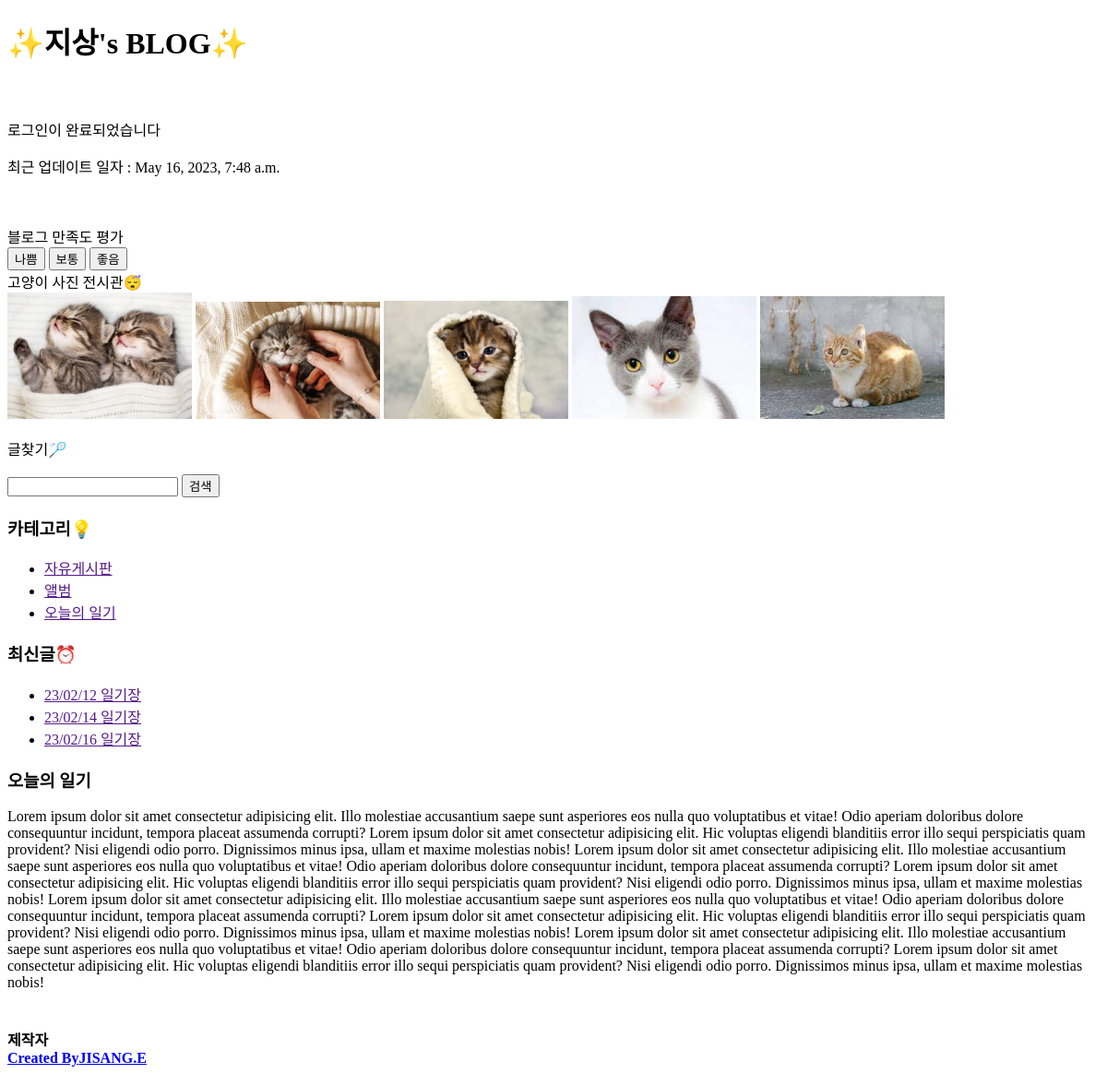
Page /detail/2 on the earlier database version.
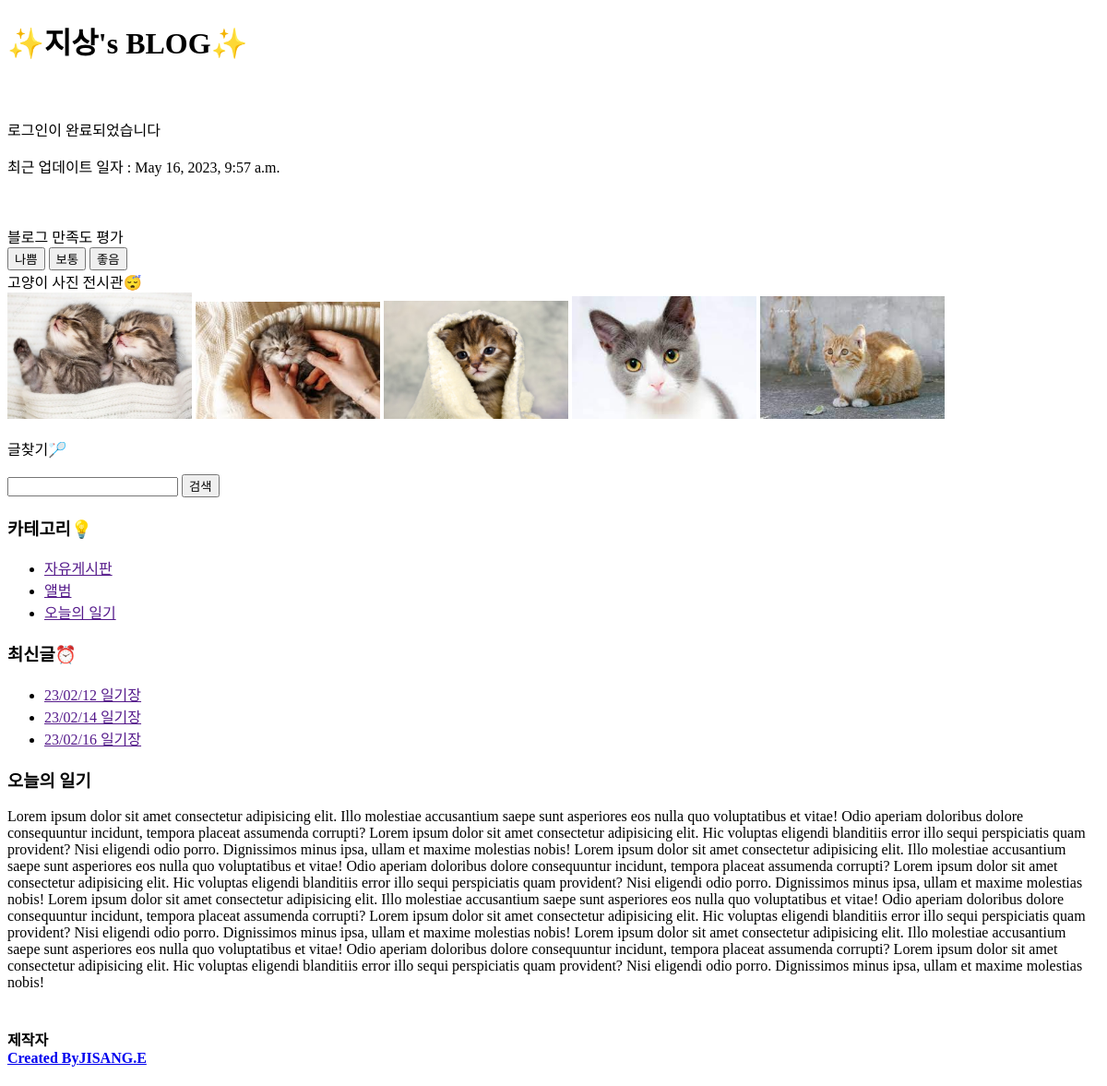
Same page on the later database version.
### blog/models.py (models this page shows, shortened)
class Post(models.Model):
    title = models.CharField(max_length=50)
    pub_date = models.DateTimeField()
    body = models.TextField()

### blog/views.py (the view)
# urls.py: path('detail/<int:post_id>', views.detail, name="detail")
def detail(request, post_id):
    post_detail = get_object_or_404(Post, pk = post_id)
    return render(request, "detail.html", {"post_detail":post_detail})

### blog/templates/detail.html (shortened to what this page needs)
{% extends 'nav.html' %}
{% load static %}
{% block content %}
  <p>{{ post_detail.body }}</p>
  <p>최근 업데이트 일자 : {{ post_detail.pub_date }}</p>
  <br><br>
  <div class="fixed-wrapper">
    <div class="fixed-parent">
      <div class="fixed">
        <div class="text-center">블로그 만족도 평가</div>
        <button>나쁨</button>
        <button>보통</button>
        <button>좋음</button>
      </div>
    </div>
  </div>
  <div class="sleep">고양이 사진 전시관😴 <br /></div>
  <div class="cat_img">
    <img src="./아기고양이.webp" alt="아기고양이" width="200px" />
    <img src="./고양이.jfif" alt="고양이" width="200px" />
    <img src="./고양이2.jpg" alt="고양이2" width="200px" />
    <img src="./고양이3.jpg" alt="고양이3" width="200px" />
    <img src="./고양이4.jpg" alt="고양이4" width="200px" />
  </div>
  <div class="top-container">
    <p class="search">글찾기🏸</p>
    <input type="text" class="text-area" />
    <button>검색</button>
  </div>
  <div class="bottom-container">
    <div>
      <h3>카테고리💡</h3>
    </div>
    <ul>
      <li><a href="">자유게시판</a></li>
      <li><a href="">앨범</a></li>
      <li><a href="">오늘의 일기</a></li>
    </ul>
    <div>
      <h3>최신글⏰</h3>
    </div>
    <ul>
      <li><a href="">23/02/12 일기장</a></li>
      <li><a href="">23/02/14 일기장</a></li>
      <li><a href="">23/02/16 일기장</a></li>
    </ul>
    <div>
      <h3>오늘의 일기</h3>
    </div>
    <div>
      Lorem ipsum dolor sit amet consectetur adipisicing elit. Illo molestiae
      accusantium saepe sunt asperiores eos nulla quo voluptatibus et vitae!
      Odio aperiam doloribus dolore consequuntur incidunt, tempora placeat
      assumenda corrupti? Lorem ipsum dolor sit amet consectetur adipisicing
      elit. Hic voluptas eligendi blanditiis error illo sequi perspiciatis
      quam provident? Nisi eligendi odio porro. Dignissimos minus ipsa, ullam
      et maxime molestias nobis! Lorem ipsum dolor sit amet consectetur
      adipisicing elit. Illo molestiae accusantium saepe sunt asperiores eos
      nulla quo voluptatibus et vitae! Odio aperiam doloribus dolore
      consequuntur incidunt, tempora placeat assumenda corrupti? Lorem ipsum
      dolor sit amet consectetur adipisicing elit. Hic voluptas eligendi
      blanditiis error illo sequi perspiciatis quam provident? Nisi eligendi
      odio porro. Dignissimos minus ipsa, ullam et maxime molestias nobis!
      Lorem ipsum dolor sit amet consectetur adipisicing elit. Illo molestiae
      accusantium saepe sunt asperiores eos nulla quo voluptatibus et vitae!
      Odio aperiam doloribus dolore consequuntur incidunt, tempora placeat
      assumenda corrupti? Lorem ipsum dolor sit amet consectetur adipisicing
      elit. Hic voluptas eligendi blanditiis error illo sequi perspiciatis
      quam provident? Nisi eligendi odio porro. Dignissimos minus ipsa, ullam
      et maxime molestias nobis! Lorem ipsum dolor sit amet consectetur
      adipisicing elit. Illo molestiae accusantium saepe sunt asperiores eos
      nulla quo voluptatibus et vitae! Odio aperiam doloribus dolore
      consequuntur incidunt, tempora placeat assumenda corrupti? Lorem ipsum
      dolor sit amet consectetur adipisicing elit. Hic voluptas eligendi
      blanditiis error illo sequi perspiciatis quam provident? Nisi eligendi
      odio porro. Dignissimos minus ipsa, ullam et maxime molestias nobis!
    </div>
    <br />
    <div>
      <h4>
        제작자 <br />
        <a
          href="https://github.com/jisang99?tab=repositories"
          target="_blank"
          class="byname"
          >Created By<span>JISANG.E</span></a
        >
      </h4>
    </div>
  </div>
{% endblock %}

### blog/templates/nav.html (shortened to what this page needs)
<!DOCTYPE html>
<html lang="en">
<head>
</head>
<body>
  <h1>✨지상's BLOG✨</h1>
  <br>
  {% block content %}
  {% endblock %}
</body>
</html>

Differences in the rows shown:
changed Post "로그인이 완료되었습니다": pub_date "May 16, 2023, 7:48 a.m." → "May 16, 2023, 9:57 a.m."
